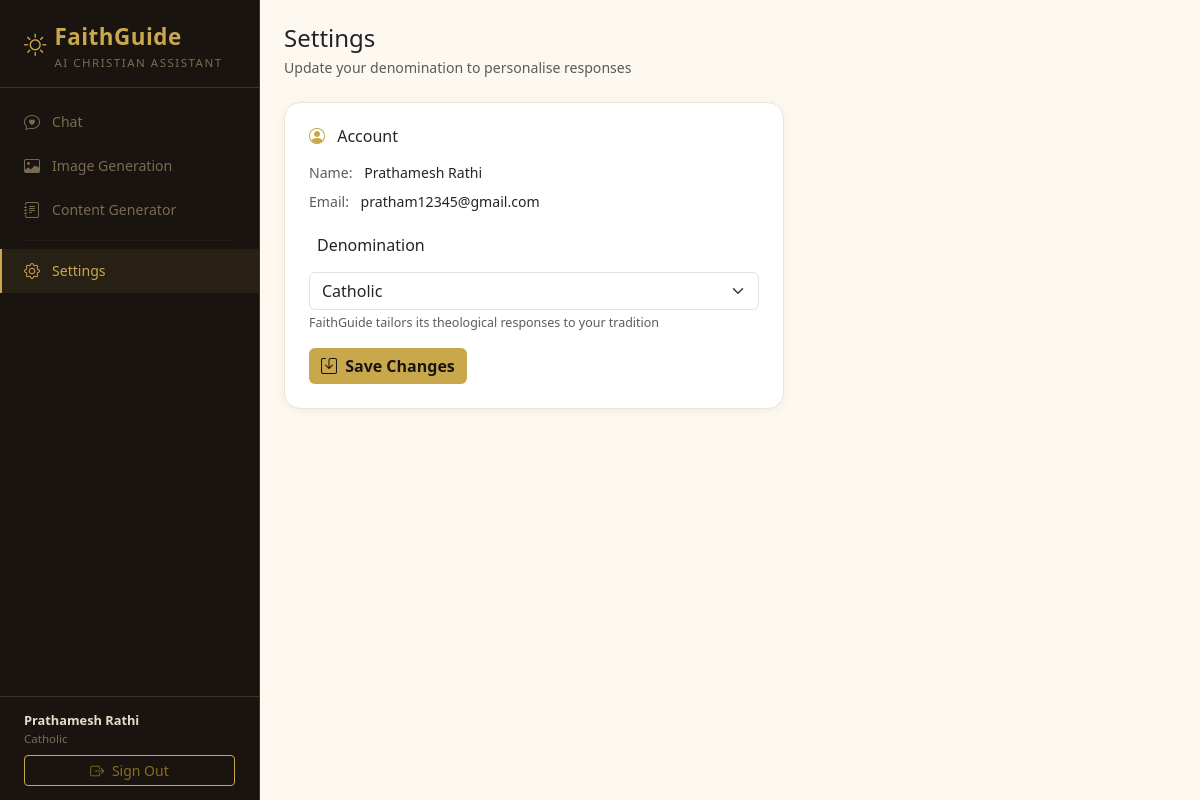
The app's page /settings (signed in) with its own data.
### app/models.py (models this page shows, shortened)
class User(db.Model):
    __tablename__ = 'users'
    id           = db.Column(db.Integer, primary_key=True)
    name         = db.Column(db.String(100), nullable=False)
    email        = db.Column(db.String(150), unique=True, nullable=False)
    password     = db.Column(db.String(200), nullable=False)
    denomination = db.Column(db.String(100), default='Protestant (General)')
    created_at   = db.Column(db.DateTime, default=datetime.utcnow)
    conversations = db.relationship('Conversation', back_populates='user',
                                    cascade='all, delete-orphan')

### app/auth.py (the view)
@auth_bp.route('/settings', methods=['GET', 'POST'])
def settings():
    from app.utils import get_current_user, login_required
    user = get_current_user()
    if not user:
        return redirect(url_for('auth.login'))
    if request.method == 'POST':
        denomination = request.form.get('denomination', user.denomination)
        user.denomination = denomination
        session['denomination'] = denomination
        db.session.commit()
        flash('Denomination updated!', 'success')
    return render_template('auth/settings.html',
                           denominations=Config.DENOMINATIONS,
                           user=user)

### app/utils.py (called while the page is built)
def get_current_user():
    user_id = session.get('user_id')
    if not user_id:
        return None
    return User.query.get(user_id)

### app/templates/auth/settings.html (shortened to what this page needs)
{% extends "base.html" %}
{% block content %}
<div style="max-width:500px">
  <h4 class="fw-700 mb-1">Settings</h4>
  <p class="text-muted mb-4" style="font-size:0.88rem">
    Update your denomination to personalise responses
  </p>
  <div class="faith-card p-4">
    <h6 class="fw-600 mb-3">
      <i class="bi bi-person-circle me-2" style="color:var(--gold)"></i>
      Account
    </h6>
    <div class="mb-2" style="font-size:0.88rem">
      <span class="text-muted">Name:</span>
      <span class="ms-2 fw-500">{{ user.name }}</span>
    </div>
    <div class="mb-4" style="font-size:0.88rem">
      <span class="text-muted">Email:</span>
      <span class="ms-2 fw-500">{{ user.email }}</span>
    </div>
    <h6 class="fw-600 mb-3">
      Denomination
    </h6>
    <form method="POST">
      <div class="mb-3">
        <select name="denomination" class="form-select">
          {% for d in denominations %}
            <option value="{{ d }}" {{ 'selected' if d == user.denomination }}>
              {{ d }}
            </option>
          {% endfor %}
        </select>
        <div class="text-muted mt-1" style="font-size:0.78rem">
          FaithGuide tailors its theological responses to your tradition
        </div>
      </div>
      <button type="submit" class="btn btn-gold">
        <i class="bi bi-save me-1"></i> Save Changes
      </button>
    </form>
  </div>
</div>
{% endblock %}

### app/templates/base.html (shortened to what this page needs)
<!DOCTYPE html>
<html lang="en">
<head>
  <link href="https://cdn.jsdelivr.net/npm/bootstrap@5.3.2/dist/css/bootstrap.min.css" rel="stylesheet"/>
  <link href="https://cdn.jsdelivr.net/npm/bootstrap-icons@1.11.3/font/bootstrap-icons.min.css" rel="stylesheet"/>
</head>
<body>
{% if session.user_id %}
<div class="sidebar">
  <div class="sidebar-brand">
    <div class="d-flex align-items-center gap-2">
      <i class="bi bi-brightness-high" style="color:var(--gold);font-size:1.4rem"></i>
      <div>
        <div class="brand-name">FaithGuide</div>
        <div class="brand-sub">AI Christian Assistant</div>
      </div>
    </div>
  </div>
  <nav class="sidebar-nav">
    <a href="{{ url_for('chat.index') }}"
       class="{{ 'active' if request.endpoint == 'chat.index' }}">
      <i class="bi bi-chat-heart"></i> Chat
    </a>
    <a href="{{ url_for('chat.image_page') }}"
       class="{{ 'active' if request.endpoint == 'chat.image_page' }}">
      <i class="bi bi-image"></i> Image Generation
    </a>
    <a href="{{ url_for('chat.content_page') }}"
       class="{{ 'active' if request.endpoint == 'chat.content_page' }}">
      <i class="bi bi-journal-text"></i> Content Generator
    </a>
    <hr class="sidebar-divider"/>
    <a href="{{ url_for('auth.settings') }}"
       class="{{ 'active' if request.endpoint == 'auth.settings' }}">
      <i class="bi bi-gear"></i> Settings
    </a>
  </nav>
  <div class="sidebar-footer">
    <div class="user-name">{{ session.user_name }}</div>
    <div class="user-denom">{{ session.denomination }}</div>
    <a href="{{ url_for('auth.logout') }}"
       class="btn btn-sm btn-outline-gold mt-2 w-100">
      <i class="bi bi-box-arrow-right me-1"></i> Sign Out
    </a>
  </div>
</div>
<div class="main-content p-4">
{% endif %}
  {% block content %}{% endblock %}
{% if session.user_id %}
</div>
{% endif %}
</body>
</html>

### app/templates/base.html (style rules this page uses)
:root { --gold: #c9a84c; --gold-light: #f5e6c0; --gold-dark: #8a6d1e; --parchment: #fdf8f0; --dark-bg: #1a1410; --dark-card: #241e18; --dark-border: #3d3426; --text-light: #e8dcc8; }
body { background: var(--parchment); font-family: 'Segoe UI', sans-serif; }
.sidebar { width: 260px; min-height: 100vh; background: var(--dark-bg); position: fixed; top: 0; left: 0; display: flex; flex-direction: column; z-index: 100; border-right: 1px solid var(--dark-border); }
.sidebar-brand { padding: 20px 24px 16px; border-bottom: 1px solid var(--dark-border); }
.sidebar-brand .brand-name { font-size: 1.4rem; font-weight: 700; color: var(--gold); letter-spacing: 0.5px; }
.sidebar-brand .brand-sub { font-size: 0.72rem; color: #7a6a52; text-transform: uppercase; letter-spacing: 1.5px; }
.sidebar-nav { padding: 12px 0; flex: 1; }
.sidebar-nav a { display: flex; align-items: center; gap: 10px; padding: 10px 24px; color: #7a6a52; text-decoration: none; font-size: 0.88rem; transition: all 0.18s; }
.sidebar-nav a:hover, .sidebar-nav a.active { color: var(--gold); background: rgba(201,168,76,0.08); border-left: 2px solid var(--gold); padding-left: 22px; }
.sidebar-nav a i { font-size: 1rem; width: 18px; }
.sidebar-divider { border-color: var(--dark-border); margin: 8px 24px; }
.sidebar-footer { padding: 14px 24px; border-top: 1px solid var(--dark-border); font-size: 0.8rem; }
.sidebar-footer .user-name { color: var(--text-light); font-weight: 600; }
.sidebar-footer .user-denom { color: #7a6a52; font-size: 0.72rem; }
.main-content { margin-left: 260px; min-height: 100vh; }
.faith-card { background: #fff; border: 1px solid #ede5d0; border-radius: 16px; box-shadow: 0 2px 12px rgba(0,0,0,0.05); }
.btn-gold { background: var(--gold); color: #1a1410; border: none; font-weight: 600; transition: all 0.2s; }
.btn-outline-gold { border: 1.5px solid var(--gold); color: var(--gold-dark); background: transparent; }

### records on screen
User: user_name "Prathamesh Rathi", denomination "Catholic", name "Prathamesh Rathi", email "pratham12345@gmail.com"

### other values on screen
form field denomination "Catholic"
